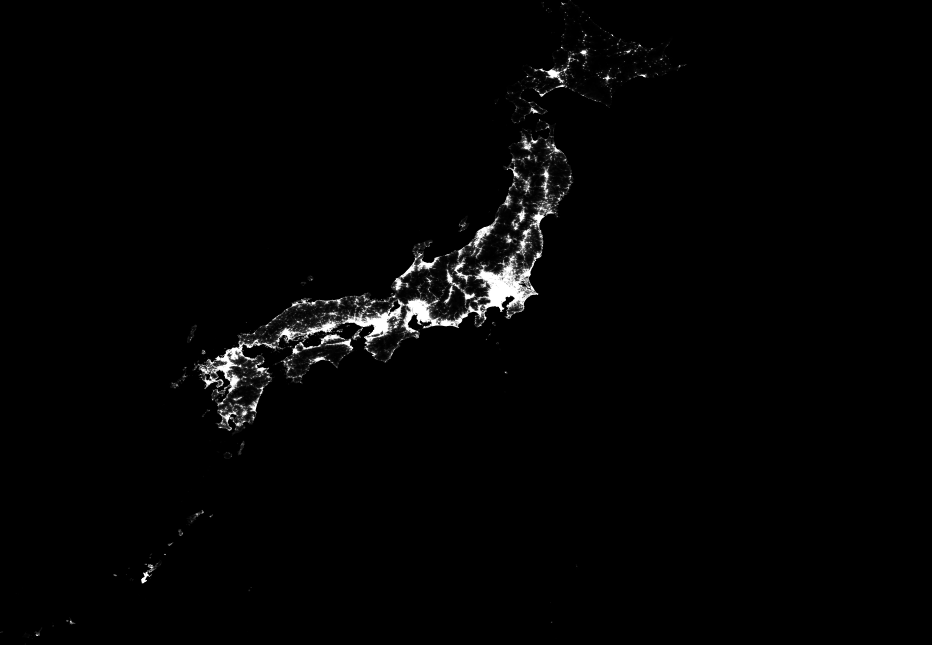
#> input picture WebApp/View/DataCollection/jpn_ppp_2020_1km_Aggregated.tif, 3727 x 2578 px (shown at 1/4 size)
$ python pop_density.py
#> lines starting #> are read from the running program, lines starting #| are printed output that depends on the picture
import matplotlib.pyplot as plt
import numpy as np
import pandas as pd
from skimage.transform import rescale
from scipy.optimize import minimize
import os.path
BASE = os.path.dirname(os.path.abspath(__file__))

plt.rcParams["figure.figsize"] = (15, 15)
def load_population_matrix(path, scale):
    # Locations of Japans map corners:
    # Upper Left  ( 122.9320829,  45.5245833) (122d55'55.50"E, 45d31'28.50"N)
    # Lower Left  ( 122.9320829,  24.0412501) (122d55'55.50"E, 24d 2'28.50"N)
    # Upper Right ( 153.9904161,  45.5245833) (153d59'25.50"E, 45d31'28.50"N)
    # Lower Right ( 153.9904161,  24.0412501) (153d59'25.50"E, 24d 2'28.50"N)
    # Center      ( 138.4612495,  34.7829167) (138d27'40.50"E, 34d46'58.50"N)
    # https://stackoverflow.com/questions/63004971/find-latitude-longitude-coordinates-of-every-pixel-in-a-geotiff-image

#> called with path = 'jpn_ppp_2020_1km_Aggregated.tif', scale = 0.2
    img = plt.imread(path)
#> img is the input picture: shape (2578, 3727, 4); mean R, G, B, A 3.9, 3.9, 3.9, 255
    img = img[:,:,0]
#> img: shape (2578, 3727)
    return rescale(img, scale, anti_aliasing=False)
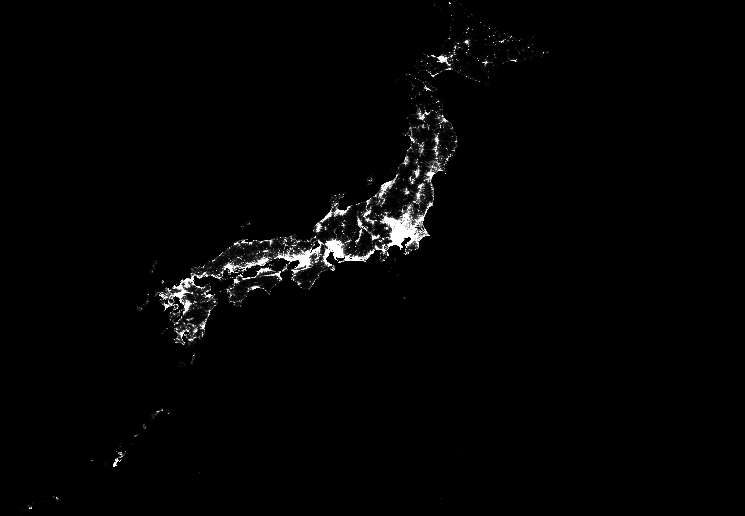
#> returned value: shape (516, 745) float64; min 0, max 1, mean 0.0152

def open_smth():
	ff = open(os.path.join(BASE, "blabla.txt"), 'r')
	return 'nesto'

def get_optimal_distribution(available_res=10000, ret_size=10):
    cities = pd.read_csv(os.path.join(BASE, "jp.csv"))[['city', 'population']]
    goal = np.random.randint(10, 100, size=len(cities))
    n = len(cities)
    cities.head()

    def cost_fun(x):
        return np.mean((x-goal)**2)

    def constraint1(x):
        return available_res - np.sum(x)

    # initial guesses
    x0 = np.zeros(n)
    x0[0] = available_res

    # show initial objective
    # print('Initial Objective: ' + str(cost_fun(x0)))

    # optimize
    b = (0, available_res)
    bnds = [b for _ in range(n)] # np.tile(b, (1, len(cities)))

    con1 = {'type': 'ineq', 'fun': constraint1}
    cons = ([con1])
    solution = minimize(cost_fun, x0, bounds=bnds, constraints=cons)
    x = np.array(solution.x).astype(np.int64)

    ret = [x for x in zip(cities['city'].values, x)]
    ret.sort(key=lambda x: x[1], reverse=True)
    return ret[0:ret_size]

if __name__ == "__main__":
    img = load_population_matrix('jpn_ppp_2020_1km_Aggregated.tif', 0.2)
    print(img.shape)
#| (516, 745)
    plt.imshow(img, cmap='viridis')
    plt.show()

    print(get_optimal_distribution())
#> (the run stopped early here; a loop or call above may not have finished)
